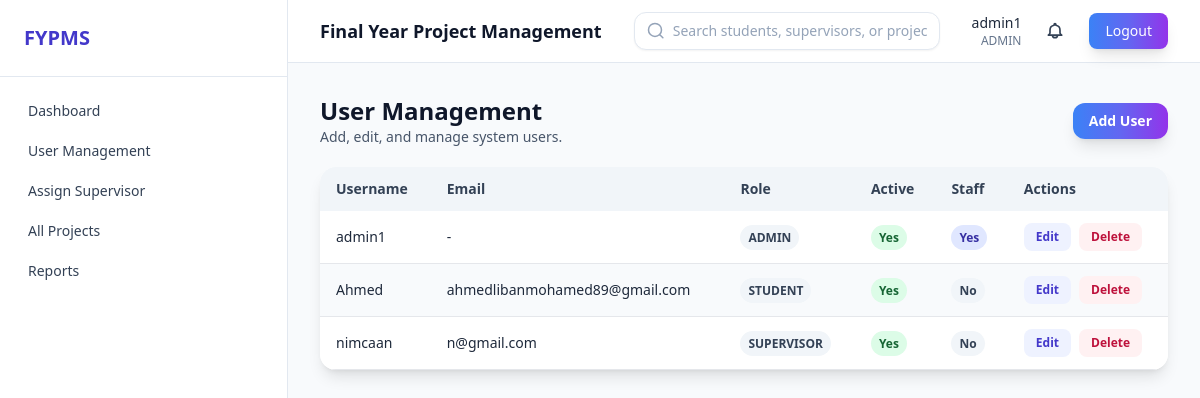
The page /users/ (signed in) on the database its author committed.
### users/models.py (models this page shows, shortened)
class User(AbstractUser):
    class Role(models.TextChoices):
        ADMIN = "ADMIN", "Admin"
        SUPERVISOR = "SUPERVISOR", "Supervisor"
        STUDENT = "STUDENT", "Student"
    role = models.CharField(
        max_length=20,
        choices=Role.choices,
        default=Role.STUDENT,
    )

### users/views.py (the view)
# urls.py: path("users/", AdminUserListView.as_view(), name="user-list"),
class AdminUserListView(AdminRequiredMixin, TemplateView):
    template_name = "users/user_list.html"
    def get_context_data(self, **kwargs):
        context = super().get_context_data(**kwargs)
        context["users"] = User.objects.order_by("role", "username")
        return context

### users/context_processors.py (called while the page is built)
def unread_notification_count(request):
    user = getattr(request, "user", None)
    if not user or not user.is_authenticated:
        return {"unread_notification_count": 0}
    from projects.models import Notification
    return {
        "unread_notification_count": Notification.objects.filter(user=user, is_read=False).count()
        if user.role in {User.Role.ADMIN, User.Role.SUPERVISOR, User.Role.STUDENT}
        else 0
    }

def unread_notification_preview(request):
    user = getattr(request, "user", None)
    if not user or not user.is_authenticated:
        return {"unread_notifications_nav": []}
    unread_qs = Notification.objects.filter(user=user, is_read=False).order_by("-created_at")[:5]
    return {"unread_notifications_nav": unread_qs}

### users/mixins.py (called while the page is built)
    def test_func(self):
        return self.request.user.role in self.allowed_roles or self.request.user.is_superuser

### templates/users/user_list.html (shortened to what this page needs)
{% extends "base.html" %}
{% block content %}
<div class="mx-auto max-w-6xl">
    <div class="mb-5 flex flex-col gap-3 sm:flex-row sm:items-center sm:justify-between">
        <div>
            <h2 class="text-2xl font-bold text-slate-900">User Management</h2>
            <p class="text-sm text-slate-600">Add, edit, and manage system users.</p>
        </div>
        <a href="{% url 'users:create-user' %}" class="inline-flex items-center justify-center rounded-xl bg-gradient-to-r from-blue-500 via-indigo-500 to-purple-600 px-4 py-2 text-sm font-bold text-white shadow-lg transition hover:scale-[1.01]">
            Add User
        </a>
    </div>
    <div class="overflow-x-auto rounded-2xl bg-white shadow-lg">
        <table class="min-w-full text-sm">
            <thead class="bg-slate-100 text-slate-700">
                <tr>
                    <th class="px-4 py-3 text-left">Username</th>
                    <th class="px-4 py-3 text-left">Email</th>
                    <th class="px-4 py-3 text-left">Role</th>
                    <th class="px-4 py-3 text-left">Active</th>
                    <th class="px-4 py-3 text-left">Staff</th>
                    <th class="px-4 py-3 text-left">Actions</th>
                </tr>
            </thead>
            <tbody>
                {% for u in users %}
                    <tr class="border-b odd:bg-white even:bg-slate-50 hover:bg-indigo-50">
                        <td class="px-4 py-3 font-medium text-slate-800">{{ u.username }}</td>
                        <td class="px-4 py-3">{{ u.email|default:"-" }}</td>
                        <td class="px-4 py-3">
                            <span class="rounded-full bg-slate-100 px-2 py-1 text-xs font-bold text-slate-700">
                                {{ u.role }}
                            </span>
                        </td>
                        <td class="px-4 py-3">
                            {% if u.is_active %}
                                <span class="rounded-full bg-green-100 px-2 py-1 text-xs font-bold text-green-800">Yes</span>
                            {% else %}
                                <span class="rounded-full bg-red-100 px-2 py-1 text-xs font-bold text-red-800">No</span>
                            {% endif %}
                        </td>
                        <td class="px-4 py-3">
                            {% if u.is_staff %}
                                <span class="rounded-full bg-indigo-100 px-2 py-1 text-xs font-bold text-indigo-800">Yes</span>
                            {% else %}
                                <span class="rounded-full bg-slate-100 px-2 py-1 text-xs font-bold text-slate-700">No</span>
                            {% endif %}
                        </td>
                        <td class="px-4 py-3">
                            <div class="flex items-center gap-2">
                                <a href="{% url 'users:user-edit' u.pk %}" class="rounded-lg bg-indigo-50 px-3 py-1.5 text-xs font-bold text-indigo-700 hover:bg-indigo-100">
                                    Edit
                                </a>
                                <button
                                    type="button"
                                    onclick="openDeleteModal('{{ u.pk }}')"
                                    class="rounded-lg bg-rose-50 px-3 py-1.5 text-xs font-bold text-rose-700 transition hover:bg-rose-100"
                                >
                                    Delete
                                </button>
                            </div>
                        </td>
                    </tr>
                {% empty %}
                    <tr>
                        <td colspan="6" class="px-4 py-8 text-center text-slate-500">No users found.</td>
                    </tr>
                {% endfor %}
            </tbody>
        </table>
    </div>
</div>
{% endblock %}

### templates/partials/navbar.html (shortened to what this page needs)
<header class="sticky top-0 z-30 border-b border-slate-200 bg-white/90 backdrop-blur">
    <div class="flex items-center justify-between px-4 py-3 sm:px-6 lg:px-8">
        <div class="flex items-center gap-3">
            <h1 class="text-lg font-semibold text-slate-900">Final Year Project Management</h1>
        </div>
        <div class="flex flex-1 items-center justify-center px-4 sm:px-6 lg:px-8">
            <div
                id="navbarSearchRoot"
                data-search-url="{% url 'projects:search' %}"
                data-search-ajax-url="{% url 'projects:search-ajax' %}"
                class="w-full max-w-xl"
            >
                <form method="get" action="{% url 'projects:search' %}" class="w-full">
                    <div class="relative">
                        <div class="flex items-center gap-2 rounded-xl border border-slate-200 bg-white px-3 py-2 shadow-sm">
                            <svg class="h-5 w-5 text-slate-400" fill="none" stroke="currentColor" viewBox="0 0 24 24">
                                <path stroke-linecap="round" stroke-linejoin="round" stroke-width="2" d="M21 21l-4.35-4.35m0 0A7.5 7.5 0 104.5 4.5a7.5 7.5 0 0012.15 12.15z"></path>
                            </svg>
                            <input
                                id="navbarSearchInput"
                                type="text"
                                name="q"
                                placeholder="Search students, supervisors, or projects..."
                                autocomplete="off"
                                spellcheck="false"
                                class="w-full bg-transparent text-sm outline-none placeholder:text-slate-400"
                                value="{{ request.GET.q|default_if_none:'' }}"
                            />
                        </div>
                    </div>
                </form>
            </div>
        </div>
        <div class="flex items-center gap-4">
            <div class="hidden text-right sm:block">
                <p class="text-sm font-medium">{{ user.username }}</p>
                <p class="text-xs text-slate-500">{{ user.role }}</p>
            </div>
            <div class="relative">
                <button
                    id="notifToggle"
                    type="button"
                    aria-haspopup="menu"
                    aria-expanded="false"
                    aria-controls="notifMenu"
                    class="relative rounded-lg p-2 text-slate-700 hover:bg-slate-100 transition"
                    onclick="toggleNotificationsMenu()"
                >
                </button>
            </div>
            <form method="post" action="{% url 'users:logout' %}">
                <button type="submit" class="rounded-lg bg-gradient-to-r from-blue-500 via-indigo-500 to-purple-600 px-4 py-2 text-sm font-medium text-white shadow-lg transition-all duration-300 hover:scale-105">
                    Logout
                </button>
            </form>
        </div>
    </div>
</header>

### rows shown on the page
User: username "admin1", role "ADMIN", email "-", is_active "Yes", is_staff "Yes"
User: username "Ahmed", email "ahmedlibanmohamed89@gmail.com", role "STUDENT", is_active "Yes", is_staff "No"
User: username "nimcaan", email "n@gmail.com", role "SUPERVISOR", is_active "Yes", is_staff "No"
